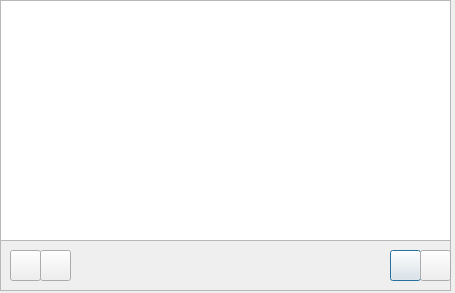
<?xml version="1.0" encoding="UTF-8"?>
<ui version="4.0">
 <class>Dialog</class>
 <widget class="QDialog" name="Dialog">
  <property name="windowModality">
   <enum>Qt::WindowModal</enum>
  </property>
  <property name="geometry">
   <rect>
    <x>0</x>
    <y>0</y>
    <width>455</width>
    <height>293</height>
   </rect>
  </property>
  <property name="windowTitle">
   <string>Справочник</string>
  </property>
  <widget class="QTableView" name="tableView">
   <property name="geometry">
    <rect>
     <x>0</x>
     <y>0</y>
     <width>451</width>
     <height>241</height>
    </rect>
   </property>
  </widget>
  <widget class="QFrame" name="frame">
   <property name="geometry">
    <rect>
     <x>0</x>
     <y>240</y>
     <width>451</width>
     <height>51</height>
    </rect>
   </property>
   <property name="sizePolicy">
    <sizepolicy hsizetype="Expanding" vsizetype="Expanding">
     <horstretch>0</horstretch>
     <verstretch>0</verstretch>
    </sizepolicy>
   </property>
   <property name="frameShape">
    <enum>QFrame::StyledPanel</enum>
   </property>
   <property name="frameShadow">
    <enum>QFrame::Raised</enum>
   </property>
   <widget class="QPushButton" name="save_button">
    <property name="geometry">
     <rect>
      <x>390</x>
      <y>10</y>
      <width>31</width>
      <height>31</height>
     </rect>
    </property>
    <property name="text">
     <string/>
    </property>
    <property name="icon">
     <iconset>
      <normaloff>../icons/save.png</normaloff>../icons/save.png</iconset>
    </property>
   </widget>
   <widget class="QPushButton" name="update_button">
    <property name="geometry">
     <rect>
      <x>420</x>
      <y>10</y>
      <width>31</width>
      <height>31</height>
     </rect>
    </property>
    <property name="text">
     <string/>
    </property>
    <property name="icon">
     <iconset>
      <normaloff>../icons/refresh.png</normaloff>../icons/refresh.png</iconset>
    </property>
    <property name="iconSize">
     <size>
      <width>16</width>
      <height>16</height>
     </size>
    </property>
   </widget>
   <widget class="QPushButton" name="delete_button">
    <property name="geometry">
     <rect>
      <x>40</x>
      <y>10</y>
      <width>31</width>
      <height>31</height>
     </rect>
    </property>
    <property name="text">
     <string/>
    </property>
    <property name="icon">
     <iconset>
      <normaloff>../icons/cancel.png</normaloff>../icons/cancel.png</iconset>
    </property>
    <property name="iconSize">
     <size>
      <width>16</width>
      <height>16</height>
     </size>
    </property>
   </widget>
   <widget class="QPushButton" name="add_button">
    <property name="geometry">
     <rect>
      <x>10</x>
      <y>10</y>
      <width>31</width>
      <height>31</height>
     </rect>
    </property>
    <property name="text">
     <string/>
    </property>
    <property name="icon">
     <iconset>
      <normaloff>../icons/add.png</normaloff>../icons/add.png</iconset>
    </property>
    <property name="iconSize">
     <size>
      <width>16</width>
      <height>16</height>
     </size>
    </property>
   </widget>
  </widget>
 </widget>
 <resources/>
 <connections/>
</ui>
